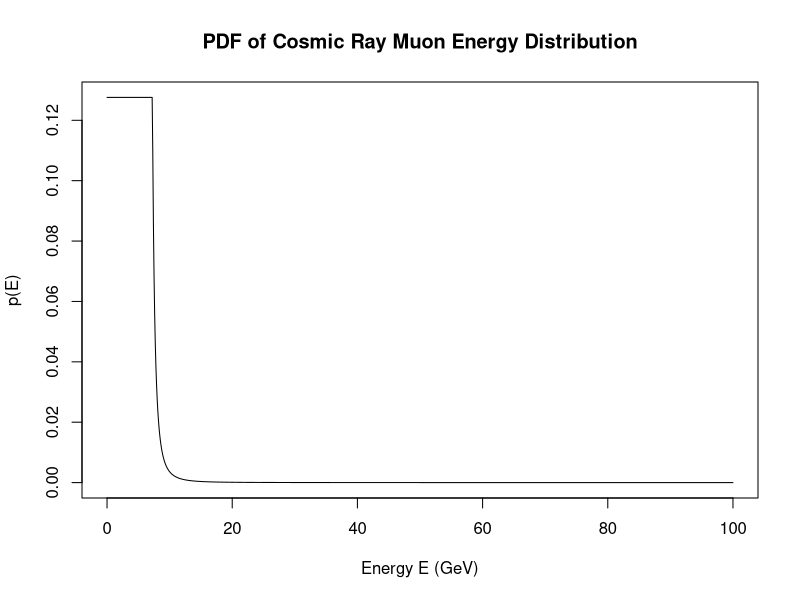

This chart was generated by the following R code:
# Question a
E0 <- 7.25
gamma <- 2.7

f1 <- function(E) rep(1, length(E))
f2 <- function(E) (E - E0 + 1)^(-gamma)
int1 <- integrate(f1, lower = 0, upper = E0)$value
int2 <- integrate(f2 , lower=E0, upper=Inf)$value

total_area <- int1 + int2

N <- 1/total_area

cat("Normalization constant N =", N, "\n")

# Question b
p_E <- function(E) {ifelse (E < E0, N, N * (E - E0 + 1)^(-gamma))}

curve(p_E, from=0, to=100, n=1000, ylab = "p(E)", xlab = "Energy E (GeV)", main = "PDF of Cosmic Ray Muon Energy Distribution")
